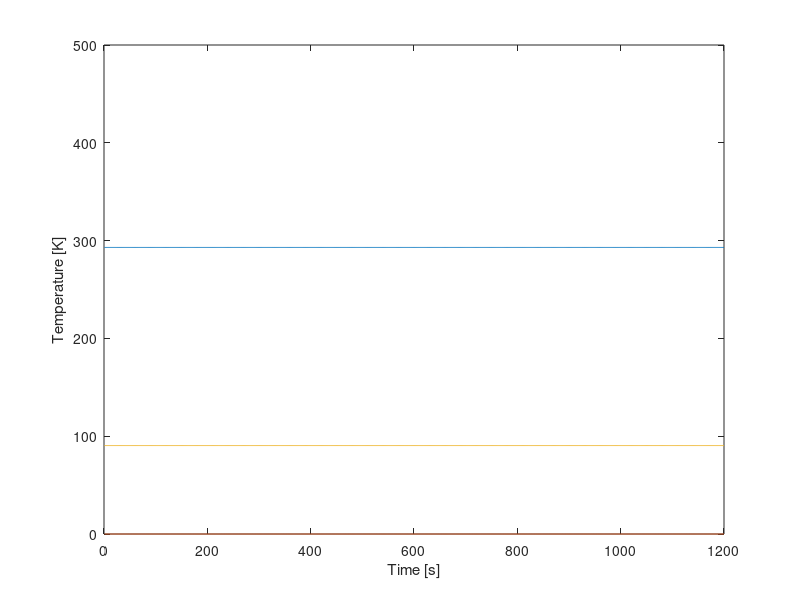

This figure's MATLAB source:
clear all, close all, clc
%% Setup
% This section contains the parameters of the setup (start of cycle)
i=0;                     %Value for plot
T_0 = 293;              %Starting temperature in [K], assumed for all fluids, gasses and materials
T_water = 293;              %Starting temperature water in [K]
T_al = 293;                 %Starting temperature aluminium in [K]
T_cu = 293;                 %Starting temperature copper in [K]
T_pvc = 293;                %Starting temperature PVC in [K]
T_pur = 293;                %Starting temperature polyurethane in [K]
T_air = 293;                %Starting temperature internal air in [K]
T_amb = 293;                %Starting temperature ambient (outside) air in [K]
t = 0;                      %Time at the start [s]
t_final=1200;               %Time at end cycle [s]
%% First order variables
%This section contains the properties and constants of the materials, but also fixed variables of the setup
%Copper tubing
r_inner_cu = 0.004;     %Inner radius copper tube [m]
r_outer_cu = 0.006;     %Outer radius copper tube [m]
roughness_cu = 0.0015;  %Pipe roughness [m]
length_cu = 6.85;       %Length copper tube [m]
epsilon_cu = 0.05;      %Emissivity copper [-]
rho_cu = 8960;          %Density copper [kg/m^3]
c_cu = 386;             %Specific heat copper [J/kg K]
k_cu = 400;             %Thermal conductivity copper [W/(m K)]
%PVC tubing
hsv_pvc_d = 0.0022;     %Thickness of the HSV PCV [m]
r_outer_pvc = 0.055;    %Outer radius PVC tube [m]
r_inner_pvc = r_outer_pvc - hsv_pvc_d ;   %Inner radius PVC tube [m]
r_outer_double_pvc = r_outer_pvc + hsv_pvc_d; %Outer Radius of double-layered PVC tube (near endcaps) [m]
length_pvc = 0.130;     %Length/Height PVC tube [m] (this was shown to be slightly longer during first building phase with no real means to cut it down to 0.125m)
length_cap_pvc = 0.034; %Length/Height of a PVC Endcap [m]
epsilon_pvc = 0.9;      %Emissivity PVC [-]
rho_pvc = 1330;         %Density PVC [kg/m^3]
k_pvc = 0.19;           %Thermal conductivity PVC [W/(m K)]
d_air_endcap = 0.01;    %Distance between Kingspan Therma and the PVC endcap. Used to determine therma resistance
%Polyurethane tubing
r_inner_pur = 0.004;    %Inner radius polyurethane tube [m]
r_outer_pur = 0.006;    %Outer radius polyurathane tube [m]
d_pur = 0.002;          %Wall Thickness polyurthane tube [m]
length_pur = 6;         %Length polyurethane tube [m]
epsilon_pur = 0.9;      %Emissivity polyurethane [-]
k_pur = 0.13;           %Thermal conducitivity polyurethane [W/(m K)]
%Aluminium plate
A_al = 1.085;           %Area aluminium plate [m^2]
epsilon_paint = 0.95;   %Emissivity black acrylic paint [-]
rho_al = 2700;          %Density aluminium [kg/m^3]
d_al = 0.002;           %thickness aluminium plate [m]
k_al = 237;             %Thermal conductivity aluminium [W/(m K)]
c_al = 900;             %Specific heat aluminium [J/kg K]
%Water
rho_water_20C = 998;    %Density water at 20C [kg/m^3]
c_water = 4148;         %Specific heat water [J/kg K]
%Air
rho_air = 1.29;         %Density air at 20C [kg/m^3]
c_air = 1006;           %Specific heat air [J/kg K]
k_air = 0.025;          %Thermal conductivity air [W/m K]
%General Setup Wood Properties
k_wood = 0.12;       %Thermal Conductivity of Pinewood [W/m k]                       
d_wood = 0.054;      %Wood border thcikness [m], simplification, in reality 2 mm air pocket within 
A_wood = 0.3107;     %Inner Surface Area wood layer [m], slight simplification
%Kingspan Insulation Properties
ks_k = 0.022;     % Thermal Conductivity Kingspan insulation layer[W/(m*k)]
ks_d = 0.04;      % thickness of Kingspan insulation layer [m]
ks_spacer_d = 0.01; % Thickness of a single Kingspan spacer layer [m]
%Other
sigma = 5.67*10^-8;     %Stefan Boltzmann constant [W/(m^2 K^4)]
flowrate = 3/60000;     %Flowrate pump [m^3/s]
E = 1000;               %Irradiance artificial sun [W/m^2]

%% Second order variables

%Copper tube
A_outer_cu = 2 * pi * r_outer_cu * length_cu;       %Outer surface area copper tube [m^2]
A_inner_cu = 2 * pi * r_inner_cu * length_cu;       %Inner surface area copper tube [m^2]
A_exposed_cu = A_outer_cu/2;

V_cu = pi * r_inner_cu^2 * length_cu;               %Inner volume copper tube [m^3]
M_cu = V_cu * rho_cu;

%Surface areas and volume PVC tube
A_outer_pvc = 2 * pi * r_outer_pvc * length_pvc;    %Outer area PVC tube [m^2]
A_inner_pvc = 2 * pi * r_inner_pvc * length_pvc;    %Inner area PVC tube [m^2]

V_pvc = pi * r_inner_pvc^2 * length_pvc;            %Inner volume PVC tube [m^3]

%Surface areas and volume Polyurethane Tubing
A_outer_pur = 2 * pi * r_outer_pur * length_pur;    %Outer area Polyurethane Tubing [m^2]
A_inner_pur = 2 * pi * r_inner_pur * length_pur;    %Inner area Polyurethane Tubing [m^2]

V_pur = pi * r_inner_pur^2 * length_pur;            %Inner volume Polyurethane Tubing [m^3]

%Aluminium plate
V_al = A_al*0.002;                                  %Volume aluminium plate [m^3]
M_al = rho_al*V_al;                                 %Mass aluminium plate [kg]

%The following values are lifted from the earlier matlab model and are used to calculate (average) surface area of the Kingspan Insulation.
hsv_al_width = 0.04017;                                                                % Width of Aluminum Tape reflector section, [m]
hsv_therma_width_in = (hsv_al_width + (2*(sind(18)*0.010)));                           %'width' of kingspan therma plate on the inside, [m]
hsv_therma_width_out = (hsv_al_width + (2*(sind(18)*0.010))) + 2*(tand(18)*ks_d);      %'width' of kingspan therma plate on the outside, [m]
hsv_therma_a_in = length_pvc * hsv_therma_width_in;                                    %Area of kingspan therma plate on inside, [m^2]
hsv_therma_a_out = length_pvc * (hsv_therma_width_out);                                %Area of kingspan therma plate on outside, [m^2]
hsv_therma_a_avg = (hsv_therma_a_out + hsv_therma_a_in)/2;                             %Surface area in middle of therma plate, [m^2]

%The Heat Storage Vessel is seperated into two parts: one for the parts with overlap of endcaps and one for the part without 
pvc_ec_inner_length = length_cap_pvc - hsv_pvc_d;                                                       %Inner length of PVC Endcap [m]
hsv_pvc_a_single = (length_cap_pvc - (pvc_ec_inner_length * 2)) * ((r_inner_pvc+r_outer_pvc)/2) * 2 * pi; %Average PVC Surface Area for Heat Storage Vessel section without overlap [m]
hsv_pvc_a_double = (pvc_ec_inner_length * 2) * ((pvc_ec_inner_length+r_outer_double_pvc)/2) * 2 * pi;         %Average PVC Surface Area for Heat Storage Vessel sections with overlap [m]
pvc_ec_a = (r_outer_pvc)^2 * pi;                                                                         %Surface area of a single endcap, [m^2]

% Air Insulation Values
% The following values, once again lifted from the earlier model, aim at extracting helpfull values for calculation of the resistive properties of air in between the HSV and its insulation.
% These values are simplified estimations.
hsv_air_avgdist1 = ((0.010+0.00795)/2)*((length_pvc - (pvc_ec_inner_length * 2))/length_pvc) + ((0.0078+0.00575)/2)*((pvc_ec_inner_length * 2)/length_pvc); %Average distance of the heat reflector to the outer wall of the PVC body [m], USES PRE CALCULATED VALUES.  Accounts for the double layer PVC near the endcap, [m]
hsv_air_avg_a1 = length_pvc * (hsv_al_width - (2*(sind(18)*0.005)));                                                                                                                %Surface area at the average point between pvc and reflector [m^2], (TODO implement avgdist 1)
hsv_air_avgdist2 = 0.00905;                                                                                                                                                             %Average distance between reflector and kingspan therma plate [m]
hsv_air_avg_a2 = length_pvc * (hsv_al_width + (2*(sind(18)*0.005)));                                                                                                                %Surface are at the average point between reflector and kingspan therma [m^2], (TODO implement avgdist 2)
    
%Aluminum Reflector Tape Properties
d_al_t = 0.0001;                            % Thickness of an aluminum reflector segment [m]
a_al_t = hsv_al_width * length_pvc;         % Area of a single heat reflector element. 10 are present in total [m^2]
    
% Convective heat transfer coefficients
h_air = 5.0;         %CVTH of still air [W/(m^2 K)], Range (4.0 to 5.9)
h_water = 100;      %CVTH of water [W/(m^2 K)], Range (100 to 15000), Unused
h_pvc = 5;        %CVTH PVC [W/(m^2 K)], Range (5 to 9)
h_al = 7;        %CVTH aluminium [W/(m^2 K)], Range (7 to 10)
h_kingspan = 10;   %CTVH of Kingspan-Therma insulation [W/(m^2 K)], Range (10 to 30) (Aluminum surface)
h_pur = 5;        %CVTH of Polyurethane [W/(m^2 K)], PLACEHOLDER            
%Radiative heat transfer coefficients
h_r_pvc = 0.1;       %RDTH of pvc [W/(m^2 K)], PLACEHOLDER
h_r_al = 0.08;       %RDTH of aluminium-foil [W/(m^2 K)], PLACEHOLDER 
h_r_Kingspan = 0.08;  %RDTH of Kingspan-Therma insulation [W/(m^2 K)], PLACEHOLDER
h_r_pur = 0.5;       %RDTH of Polyurethane [W/(m^2 K)], PLACEHOLDER
%Overall Heat Transfer Coefficients, (may change due to change in CVTH)
U_cu = 1700;         %OHTC water in copper [W/(m^2 K)] TODO check this, has large influence on final temp
U_pur = 120.76;      %OHTC water in polyurethane [W/(m^2 K)]
U_pvc = 4.21;       %OHTC water in PVC [W/(m^2 K)]
%Other
V_system = V_cu+V_pvc+V_pur;                  %Volume of system  

%     R_a_cd = (log(r_outer_pvc / r_inner_pvc))/(2*pi * length_pvc * k_pvc); %Conductive transfer through pvc
%     R_a_cv = 1/(h_pvc* (hsv_pvc_a_single+hsv_pvc_a_double)); %Convection into air from pvc
%     R_b_cd = hsv_air_avgdist1 / (k_air * (10*hsv_air_avg_a1));  %Conduction through first still air pocket. simplified, assuming no convection.
%     R_c_r = (10*a_al_t) * (h_r_al * h_al); %Radiation transfer into aluminum reflector CHECK THIS
%     R_d_cd = d_al_t / (k_al * (10 * a_al_t) * length_pvc); %placeholder. Conduction through aluminum reflector. remember to account for the 10 panels
%     R_d_cv = 1/((10*a_al_t) * h_al); %Convection from Aluminum plate into second air pocket
%     R_d_r = R_c_r;                                                          %Radiation into second air pocket
%     R_e_cd = hsv_air_avgdist2 / (k_air * (10*hsv_air_avg_a2));              %Conduction through second still air pocket
%     R_e_cv = (10*hsv_therma_a_in) * (h_Kingspan + h_r_Kingspan);            %Convection into kingspan
%     R_f_cd = ks_d * (ks_k * hsv_therma_a_avg * 10);                         %Conduction through kingspan
%     R_f_cv = (10*hsv_therma_a_out) * (h_r_Kingspan + h_Kingspan);           %Convection to outside
%Simplified without radiation
R_a = 1/((1/(h_pvc*(hsv_pvc_a_single+hsv_pvc_a_double))) + (log(r_outer_pvc/r_inner_pvc)/(2*pi*length_pvc*k_pvc))); %Convection from PVC into first air pocket, And conduction through PVC.
R_b = hsv_air_avgdist1 / (k_air * (10*hsv_air_avg_a1)); %Conduction through first air pocket
R_c = 1/((1/(h_al*(10*a_al_t))) + (d_al_t/k_al*(10*a_al_t))); %Convection from reflector to second air pocket, And conduction through reflector.
R_d = hsv_air_avgdist2 / (k_air * (10*hsv_air_avg_a2)); %Conduction through second air pocket
R_e = 1/((1/(h_kingspan*(10*hsv_therma_a_avg))) + (ks_d/(ks_k*(10*hsv_therma_a_avg)))); %Convection from Kingspan Therma to ambient, And conduction through Kingspan Therma.    
R_hsv_radial = R_a + R_b + R_c + R_d + R_e;
%Endcap (Assumed single endcap here. Second one will be accounted for in R_hsv_endcaps)
R_z = 1/((1/(k_pvc*pvc_ec_a)) + (hsv_pvc_d/(k_pvc*pvc_ec_a)));          %Convection from PVC into air gap, and conduction through pvc.
R_y = d_air_endcap/(k_air * pvc_ec_a);                                  %Conduction through air gap
R_x = 1/((1/(h_kingspan*pvc_ec_a)) + (ks_d/(ks_k*pvc_ec_a)));           %Convection from Kingspan Therma into outside atmosphere, and conduction through Kingspan Therma
R_hsv_endcaps = 1/((R_z + R_y + R_x) + (R_z + R_y + R_x));              %Total Equivalent Thermal resistance of both endcaps
R_hsv = 1/((1/R_hsv_radial) + (1/R_hsv_endcaps));


%misc thermal resistance (taken out of loop)
R_al = d_al/(k_al * A_al);                    %Thermal resistance aluminium plate 
R_sol_air = 0.1;                                %Conductive thermal resistance air, PLACEHOLDER 
R_sol_wood = d_wood/(k_wood * A_wood) ;       %Conductive thermal resistance wood setup    
R_pur = 1/((1/(h_pur*(A_outer_pur))) + (log(r_outer_pur/r_inner_pur)/(2*pi*length_pur*k_pur))); %Thermal resistance of Polyurethane tube. Not accounting for rad

%Empty Arrays
T_air = repmat(T_amb, 1,t_final);
T_cu = repmat(T_cu, 1,t_final);
T_al = repmat(T_al, 1,t_final);
T_water = repmat(T_water, 1,t_final);
T_pvc = repmat(T_pvc, 1,t_final);
T_pur = repmat(T_pur, 1,t_final);
T_0 = repmat(T_0, 1,t_final);


%% Plotting info
for i = 1:t_final
    %Water
    rho_water = (999.83953 + 16.945176 * (1.00024*T_water(i)) - 7.9870401*10^-3 * (1.00024*T_water(i))^3 - 46.17046*10^-6* (1.00024*T_water(i))^3 +105.56302*10^-9 * (1.00024*T_water(i))^4 - 280.54253*10^-12 * (1.00024*T_water(i))^5)/(1+16.897850*10^-3 * (1.00024*T_water(i)));   %Density water
    M_water = V_system*rho_water;       %Volume of water inside system
    
    %%Solar collector
    Q_rad_cu = E*length_cu*(r_outer_cu*2 * pi)*epsilon_paint;            %Heat addition radiation on copper tube [W]
    Q_rad_al = E*A_al*epsilon_paint;                                %Heat addition radiation on aluminium plate [W]
    Q_loss_conv_al(i) = h_air*A_al*(T_al(i)-T_air(i));                      %Heat loss convection aluminium plate [W]
    Q_loss_cond_al_cu = k_cu* A_exposed_cu*(T_al(i)-T_cu(i))/(r_outer_cu*2-r_inner_cu*2);  %dit klopt niet hlml maar weten A tussen plaat en buis niet %Heat loss conduction aluminium plate [W]
    Q_losscond(i)= Q_loss_cond_al_cu;
    
    Q_loss_cond_al(i) = (T_al(i)-T_air(i))/R_al ;                                       %Heat loss convection aluminium plate (other direction)
    Q_loss_rad_cu(i) = sigma * epsilon_paint * A_outer_cu* (T_cu(i)^4 - T_air(i)^4);    %Heat loss radiation copper tube [W]
    Q_loss_rad_al(i) = sigma * epsilon_paint * A_al * (T_al(i)^4- T_air(i)^4);          %Heat loss radiation aluminium plate [W]
    %Temperature al and cu
    T_al(i)=T_al(i)+(Q_rad_al + 0.01*(-Q_loss_conv_al(i)-Q_loss_cond_al(i)-Q_loss_rad_al(i))) / (M_al*c_al);  %Temperature of the aluminium plate [K]
    T_cu(i)=T_cu(i)+(Q_rad_cu + 0.01*(-Q_loss_rad_cu(i)-Q_loss_cond_al_cu)) / (M_cu*c_cu);              %Temperature of the copper tube
    
    %Temperature water - Copper - adds heat
    Q_conv_cu(i) = U_cu * A_outer_cu * (T_cu(i) - T_water(i));        %Convection copper-water
    T_water(i) = T_water(i)+(Q_conv_cu(i)/(M_water*c_water));      %Final temperature water [K]
    
    %Heat Storage Vessel - loss
    Q_loss_hsv(i) = (T_water(i)-T_amb)/R_hsv ;          %Heat loss hsv
    Q_loss_pur(i) = (T_water(i)-T_amb)/R_pur;           %Heat loss polyurethane tubing 
    Q_loss(i) = Q_loss_hsv(i) + Q_loss_pur(i);           %Sum all of the heat losses per second instance here
    T_water(i) = T_water(i)-((sum(Q_loss)/(M_water*c_water)));      %Final temperature water [K]
    
    %Plotting steps code
    y(i) = T_water(i); %Inserts current temp into its respective place in y for plotting
    t = t + 1;          % 1 stands for 1 step for time
    x(i) = i;           % time is on x axis
    i = i + 1;          % 1 step added for plot
end
%% Actual plot
plot(x,y);
hold on
plot(x,Q_loss);
plot(x,Q_conv_cu);
hold off
xlim([0, t_final]);
ylim([0, 500]);
xlabel('Time [s]');
ylabel('Temperature [K]');